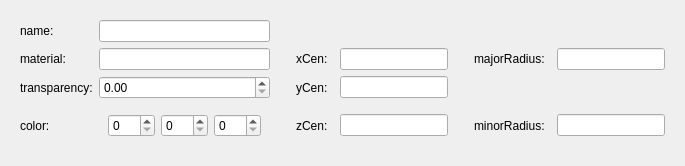
   <widget class="QWidget" name="page_9">
    <layout class="QHBoxLayout" name="horizontalLayout_4">
     <item>
      <widget class="QWidget" name="widget_6" native="true">
       <layout class="QGridLayout" name="gridLayout_7">
        <item row="2" column="3">
         <widget class="QLabel" name="label_70">
          <property name="text">
           <string>yCen:</string>
          </property>
         </widget>
        </item>
        <item row="0" column="0">
         <widget class="QLabel" name="label_74">
          <property name="text">
           <string>name:</string>
          </property>
         </widget>
        </item>
        <item row="1" column="3" colspan="2">
         <widget class="QLabel" name="label_80">
          <property name="text">
           <string>xCen:</string>
          </property>
         </widget>
        </item>
        <item row="1" column="7" colspan="2">
         <widget class="QLabel" name="label_81">
          <property name="text">
           <string>majorRadius:</string>
          </property>
         </widget>
        </item>
        <item row="1" column="9">
         <widget class="QLineEdit" name="lineEdit_80"/>
        </item>
        <item row="1" column="5">
         <widget class="QLineEdit" name="lineEdit_81"/>
        </item>
        <item row="0" column="1">
         <widget class="QLineEdit" name="lineEdit_83"/>
        </item>
        <item row="1" column="0">
         <widget class="QLabel" name="label_83">
          <property name="text">
           <string>material:</string>
          </property>
         </widget>
        </item>
        <item row="1" column="1">
         <widget class="QLineEdit" name="lineEdit_85"/>
        </item>
        <item row="2" column="0">
         <widget class="QLabel" name="label_84">
          <property name="text">
           <string>transparency:</string>
          </property>
         </widget>
        </item>
        <item row="3" column="0">
         <widget class="QLabel" name="label_85">
          <property name="text">
           <string>color:</string>
          </property>
         </widget>
        </item>
        <item row="3" column="3">
         <widget class="QLabel" name="label_86">
          <property name="text">
           <string>zCen:</string>
          </property>
         </widget>
        </item>
        <item row="3" column="7">
         <widget class="QLabel" name="label_87">
          <property name="text">
           <string>minorRadius:</string>
          </property>
         </widget>
        </item>
        <item row="2" column="2">
         <spacer name="horizontalSpacer_42">
          <property name="orientation">
           <enum>Qt::Horizontal</enum>
          </property>
          <property name="sizeType">
           <enum>QSizePolicy::Fixed</enum>
          </property>
          <property name="sizeHint" stdset="0">
           <size>
            <width>20</width>
            <height>20</height>
           </size>
          </property>
         </spacer>
        </item>
        <item row="3" column="9">
         <widget class="QLineEdit" name="lineEdit_87"/>
        </item>
        <item row="1" column="2">
         <spacer name="horizontalSpacer_46">
          <property name="orientation">
           <enum>Qt::Horizontal</enum>
          </property>
          <property name="sizeType">
           <enum>QSizePolicy::Fixed</enum>
          </property>
          <property name="sizeHint" stdset="0">
           <size>
            <width>20</width>
            <height>20</height>
           </size>
          </property>
         </spacer>
        </item>
        <item row="2" column="5">
         <widget class="QLineEdit" name="lineEdit_88"/>
        </item>
        <item row="3" column="5">
         <widget class="QLineEdit" name="lineEdit_90"/>
        </item>
        <item row="3" column="2">
         <spacer name="horizontalSpacer_48">
          <property name="orientation">
           <enum>Qt::Horizontal</enum>
          </property>
          <property name="sizeType">
           <enum>QSizePolicy::Fixed</enum>
          </property>
          <property name="sizeHint" stdset="0">
           <size>
            <width>20</width>
            <height>20</height>
           </size>
          </property>
         </spacer>
        </item>
        <item row="1" column="6">
         <spacer name="horizontalSpacer_49">
          <property name="orientation">
           <enum>Qt::Horizontal</enum>
          </property>
          <property name="sizeType">
           <enum>QSizePolicy::Fixed</enum>
          </property>
          <property name="sizeHint" stdset="0">
           <size>
            <width>20</width>
            <height>20</height>
           </size>
          </property>
         </spacer>
        </item>
        <item row="3" column="6">
         <spacer name="horizontalSpacer_51">
          <property name="orientation">
           <enum>Qt::Horizontal</enum>
          </property>
          <property name="sizeType">
           <enum>QSizePolicy::Fixed</enum>
          </property>
          <property name="sizeHint" stdset="0">
           <size>
            <width>20</width>
            <height>20</height>
           </size>
          </property>
         </spacer>
        </item>
        <item row="2" column="1">
         <widget class="QDoubleSpinBox" name="doubleSpinBox_6">
          <property name="maximum">
           <double>1.000000000000000</double>
          </property>
          <property name="singleStep">
           <double>0.010000000000000</double>
          </property>
         </widget>
        </item>
        <item row="3" column="1">
         <widget class="QWidget" name="widget_41" native="true">
          <property name="sizePolicy">
           <sizepolicy hsizetype="Expanding" vsizetype="Fixed">
            <horstretch>0</horstretch>
            <verstretch>0</verstretch>
           </sizepolicy>
          </property>
          <layout class="QHBoxLayout" name="horizontalLayout_15">
           <item>
            <widget class="QSpinBox" name="spinBox_16">
             <property name="sizePolicy">
              <sizepolicy hsizetype="Preferred" vsizetype="Fixed">
               <horstretch>0</horstretch>
               <verstretch>0</verstretch>
              </sizepolicy>
             </property>
             <property name="maximum">
              <number>255</number>
             </property>
            </widget>
           </item>
           <item>
            <widget class="QSpinBox" name="spinBox_17">
             <property name="sizePolicy">
              <sizepolicy hsizetype="Preferred" vsizetype="Fixed">
               <horstretch>0</horstretch>
               <verstretch>0</verstretch>
              </sizepolicy>
             </property>
             <property name="maximum">
              <number>255</number>
             </property>
            </widget>
           </item>
           <item>
            <widget class="QSpinBox" name="spinBox_18">
             <property name="sizePolicy">
              <sizepolicy hsizetype="Preferred" vsizetype="Fixed">
               <horstretch>0</horstretch>
               <verstretch>0</verstretch>
              </sizepolicy>
             </property>
             <property name="maximum">
              <number>255</number>
             </property>
            </widget>
           </item>
          </layout>
         </widget>
        </item>
       </layout>
      </widget>
     </item>
    </layout>
   </widget>
